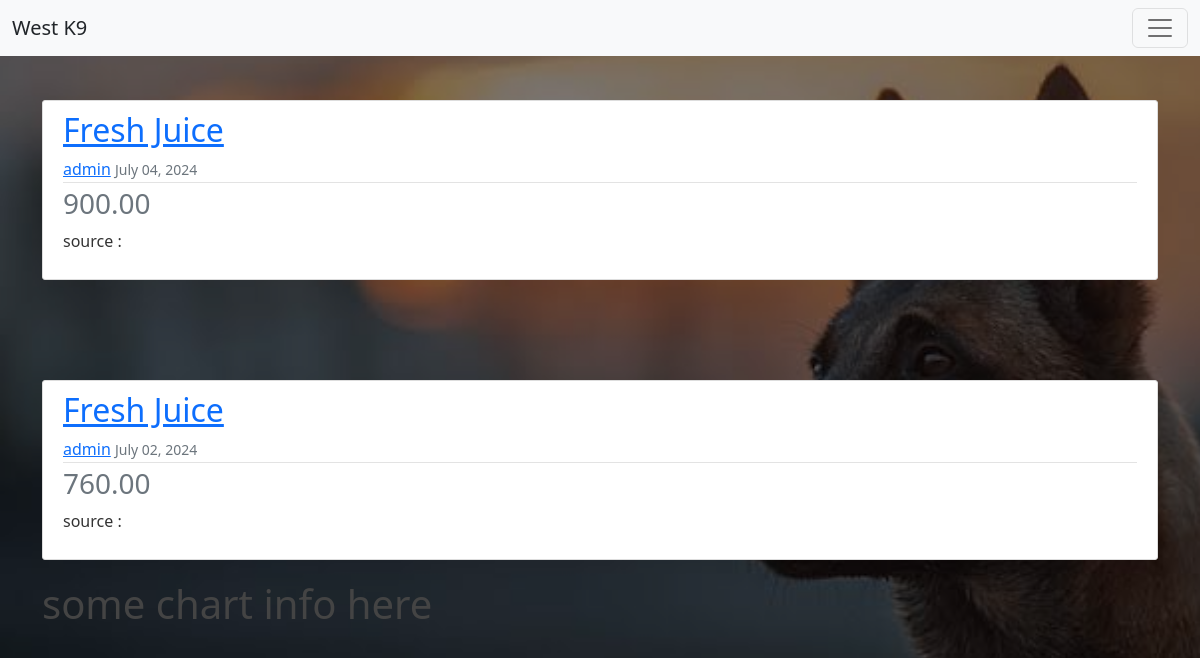
The app's page /income/ (signed in) with its own data.
### finance/models.py (models this page shows, shortened)
class Income(models.Model):
    user = models.ForeignKey(CustomUser, on_delete=models.CASCADE)
    category = models.CharField(max_length=22, choices=Category.SELECTION_CHOICES , default = 0)
    amount = models.IntegerField()
    comment = models.CharField(max_length=30 , default='' )
    date_joined = models.DateTimeField(default=timezone.now)

### users/models.py (models this page shows, shortened)
class CustomUser(AbstractBaseUser, PermissionsMixin):
    username = models.CharField(max_length=30, blank=False)
    email = models.EmailField("email address", unique=True)
    is_staff = models.BooleanField(default=False)
    is_active = models.BooleanField(default=True)
    date_joined = models.DateTimeField(default=timezone.now)
    is_approved = models.BooleanField(default=False)
    USERNAME_FIELD = "email"
    REQUIRED_FIELDS = ['username']
    objects = CustomUserManager()
    def __str__(self):
        return self.username

### finance/views.py (the view)
# urls.py: path('income/', IncomeListView.as_view(), name='income-list'),
class IncomeListView(LoginRequiredMixin, ListView):
    model = Income
    template_name = 'finance/income.html'
    context_object_name = 'income_list'
    ordering = ['-date_joined']

### finance/templates/finance/income.html
{% extends "finance/base.html" %}
{% load humanize %}
{% block content %}
    {% for income in income_list %}
        <article class="media content-section" style="margin-top: 100px;">
            <div class="media-body">
                <div class="flex article-metadata">
                    <h2><a class="article-content" href="{% url 'income-detail' income.id %}"> {{ income.get_category_display }} </a></h2>
                    <a class="mr-2" href="#">{{ income.user }}</a>
                    <small class="text-muted">{{ income.date_joined|date:"F d, Y" }}</small>
                </div>
                <h3 class="text-muted">
                    {{ income.amount|floatformat:2|intcomma }}
                </h3>
                <p class=" text-medium">source : </p>
            </div>
        </article>
    {% endfor %}
{% endblock %}

### finance/static/finance/main.css (style rules this page uses)
body { background: #fafafa; color: #333333; margin-top: 5rem; }
h1, h2, h3, h4, h5, h6 { color: #444444; }
.content-section { background: #ffffff; padding: 10px 20px; border: 1px solid #dddddd; border-radius: 3px; margin-bottom: 20px; }
.article-content { white-space: pre-line; }
.article-metadata { padding-bottom: 1px; margin-bottom: 4px; border-bottom: 1px solid #e3e3e3 }

### records on screen
Income: category "Fresh Juice", user "admin", date_joined "July 04, 2024", amount "900.00"
Income: category "Fresh Juice", user "admin", date_joined "July 02, 2024", amount "760.00"
